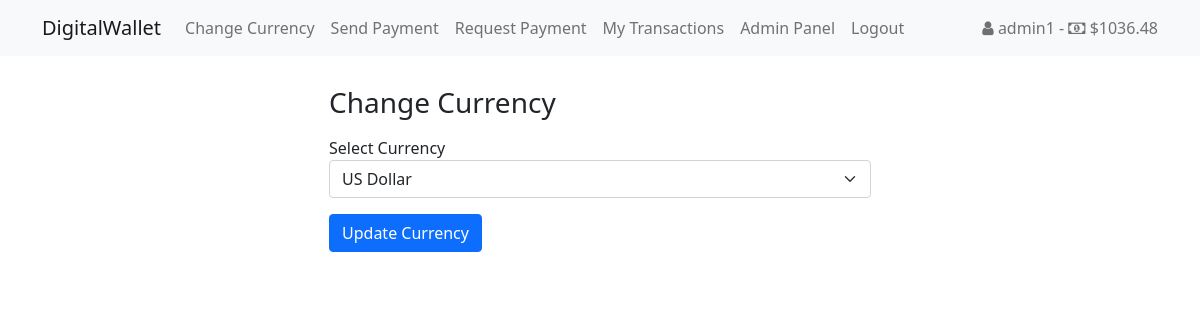
The page /webapps2024/change_currency/ (signed in) on the database its author committed.
### register/models.py (models this page shows, shortened)
class User(AbstractUser):
    CURRENCY_CHOICES = [
        ("GBP", "Pound Sterling"),
        ("USD", "US Dollar"),
        ("EUR", "Euro"),
    ]
    balance = models.DecimalField(max_digits=30, decimal_places=2, default=1000.00)
    currency = models.CharField(max_length=3, choices=CURRENCY_CHOICES, default="USD")
    CURRENCY_SIGNS = {
        "USD": "$",
        "EUR": "€",
        "GBP": "£",
    }
    def get_currency_sign(self):
        return self.CURRENCY_SIGNS.get(self.currency, self.currency)

### payapp/views.py (the view)
# urls.py: path("change_currency/", views.change_currency, name="change_currency"),
@login_required(login_url='/webapps2024/login/')
def change_currency(request):
    if request.method == "POST":
        form = CurrencyForm(request.POST)
        if form.is_valid():
            user = User.objects.get(id=request.user.id)
            currency2 = form.cleaned_data.get('currency')
            currency1 = user.currency
            amount_of_currency1 = user.balance
            url = request.build_absolute_uri(
                reverse('convert_currency', kwargs={
                    'currency1': currency1, 'currency2': currency2,
                    'amount_of_currency1': amount_of_currency1
                })
            )
            response = requests.get(url)
            data = response.json()
            user.balance = float(data["converted_amount"])
            user.currency = currency2
            user.save()
            messages.success(request, "Currency and balance updated successfully.")
            return redirect("change_currency")
    else:
        form = CurrencyForm(instance=request.user)
    return render(request, "change_currency.html", {"form": form})

### payapp/forms.py
class CurrencyForm(forms.ModelForm):
    def __init__(self, *args, **kwargs):
        super(CurrencyForm, self).__init__(*args, **kwargs)
        self.fields['currency'].widget.attrs.update({
            'class': 'form-select',
        })
    class Meta:
        model = User
        fields = ['currency']

### templates/change_currency.html (shortened to what this page needs)
{% extends 'base.html' %} {% block content %}
<div class="row justify-content-center">
	<div class="col-md-6">
		<h3 class="mb-3">Change Currency</h3>
		<form method="post">
			<div class="form-group mb-2">
				<label for="currency_id">Select Currency</label>
				{{form.currency}}
			</div>
			<button type="submit" class="btn btn-primary mt-2">
				Update Currency
			</button>
		</form>
	</div>
</div>
{% endblock %}

### templates/base.html (shortened to what this page needs)
<!DOCTYPE html>
<html lang="en">
	<head>
		<link href="https://cdn.jsdelivr.net/npm/bootstrap@5.0.2/dist/css/bootstrap.min.css" rel="stylesheet" />
		<link rel="stylesheet" href="https://stackpath.bootstrapcdn.com/font-awesome/4.7.0/css/font-awesome.min.css" />
	</head>
	<body>
		{% if user.is_authenticated %}
		<nav class="navbar navbar-expand-lg navbar-light bg-light fixed-top">
			<div class="container">
				<a class="navbar-brand">DigitalWallet</a>
				<div class="collapse navbar-collapse" id="navbarSupportedContent">
					<ul class="navbar-nav me-auto mb-2 mb-lg-0">
						<li class="nav-item">
							<a class="nav-link {% if request.path == '/change_currency/' %}active{% endif %}" href="{% url 'change_currency' %}">Change Currency</a>
						</li>
						<li class="nav-item">
							<a class="nav-link {% if request.path == '/send_payment/' %}active{% endif %}" href="{% url 'send_payment' %}">Send Payment</a>
						</li>
						<li class="nav-item">
							<a class="nav-link {% if request.path == '/request_payment/' %}active{% endif %}" href="{% url 'request_payment' %}">Request Payment</a>
						</li>
						<li class="nav-item">
							<a class="nav-link {% if request.path == '/' %}active{% endif %}" href="{% url 'view_transactions' %}">My Transactions</a>
						</li>
						{% if request.user.is_superuser %}
						<li class="nav-item">
							<a class="nav-link {% if request.path == '/users_transactions/' %}active{% endif %}" href="{% url 'users_transactions' %}">Admin Panel</a>
						</li>
						{% endif %}
						<li class="nav-item">
							<a class="nav-link" href="{% url 'logout' %}">Logout</a>
						</li>
					</ul>
					<span class="navbar-text">
						<i class="fa fa-user"></i>
						<span class="username">{{ user.username }}</span>
						-
						<i class="fa fa-money"></i>
						<span class="balance">{{user.get_currency_sign}}{{ user.balance }}</span>
					</span>
				</div>
			</div>
		</nav>
		{% endif %}
		<div class="container my-5 p-3" style="margin-top: 70px !important">{% block content %}{% endblock %}</div>
    </body>
</html>

### rows shown on the page
User: username "admin1", get_currency_sign "$", balance "1036.48", currency "US Dollar"
